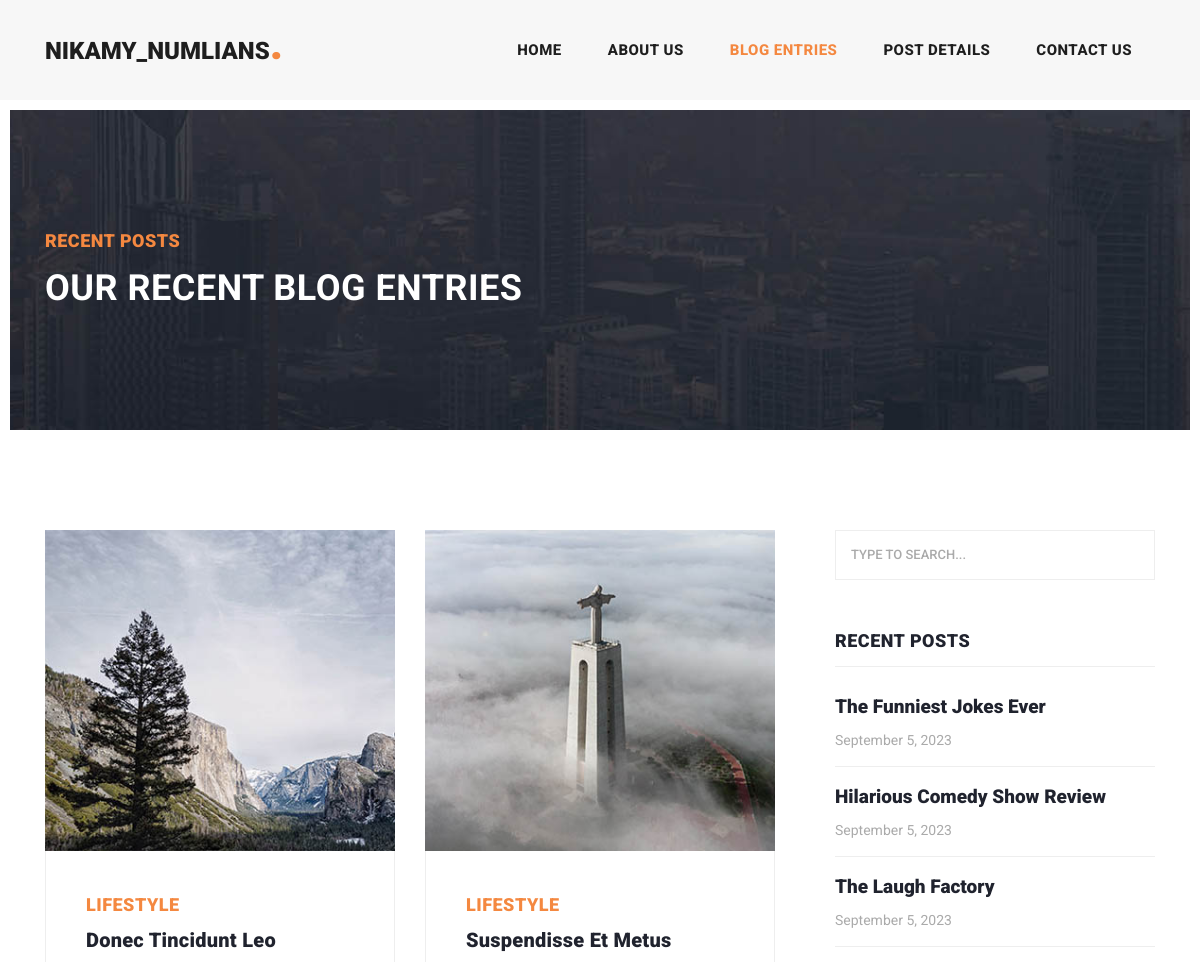
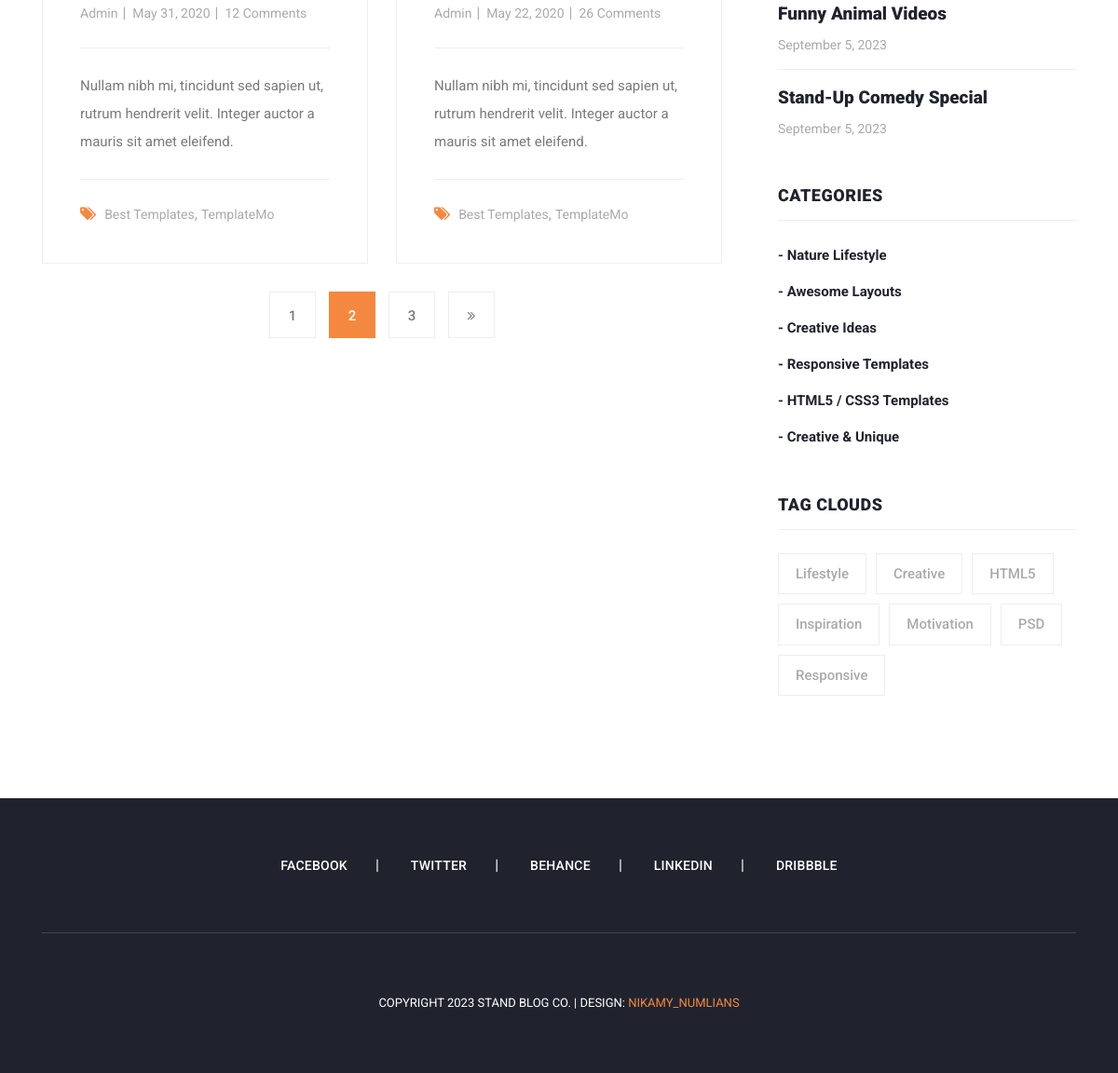
Screenshot of /blog.php with the database file from the repository (2 pictures, top to bottom).
### tables this page shows
CREATE TABLE `posts` (
  `post_id` int(11) NOT NULL,
  `title` varchar(255) NOT NULL,
  `content` text NOT NULL,
  `author_id` int(11) DEFAULT NULL,
  `category` varchar(255) DEFAULT NULL,
  `created_at` timestamp NOT NULL DEFAULT current_timestamp(),
  `updated_at` timestamp NOT NULL DEFAULT current_timestamp() ON UPDATE current_timestamp(),
  `image_url` varchar(255) DEFAULT NULL
);

### blog.php (the view, shortened to what this page needs)
<?php
include('config.php');
$recentPosts = [];
$rs = "SELECT * FROM posts ORDER BY created_at DESC LIMIT 5";
$rse = $conn->query($rs);
if ($rse->num_rows > 0) {
  while ($row = $rse->fetch_assoc()) {
    $recentPosts[] = $row;
  }
}
?>
<!DOCTYPE html>
<html lang="en">
<head>
  <link href="vendor/bootstrap/css/bootstrap.min.css" rel="stylesheet">
  <link rel="stylesheet" href="assets/css/fontawesome.css">
  <link rel="stylesheet" href="assets/css/templatemo-stand-blog.css">
  <link rel="stylesheet" href="assets/css/owl.css">
</head>
<body>
  <header class="">
    <nav class="navbar navbar-expand-lg">
      <div class="container">
        <a class="navbar-brand" href="index.php">
          <h2>Nikamy_Numlians<em>.</em></h2>
        </a>
        <div class="collapse navbar-collapse" id="navbarResponsive">
          <ul class="navbar-nav ml-auto">
            <li class="nav-item">
              <a class="nav-link" href="index.php">Home
              </a>
            </li>
            <li class="nav-item">
              <a class="nav-link" href="about.php">About Us</a>
            </li>
            <li class="nav-item active">
              <a class="nav-link" href="blog.php">Blog Entries</a>
            </li>
            <li class="nav-item">
              <a class="nav-link" href="post-details.php">Post Details</a>
            </li>
            <li class="nav-item">
              <a class="nav-link" href="contact.php">Contact Us</a>
            </li>
          </ul>
        </div>
      </div>
    </nav>
  </header>
  <div class="heading-page header-text">
    <section class="page-heading">
      <div class="container">
        <div class="row">
          <div class="col-lg-12">
            <div class="text-content">
              <h4>Recent Posts</h4>
              <h2>Our Recent Blog Entries</h2>
            </div>
          </div>
        </div>
      </div>
    </section>
  </div>
  <section class="blog-posts grid-system">
    <div class="container">
      <div class="row">
        <div class="col-lg-8">
          <div class="all-blog-posts">
            <div class="row">
<div class="col-lg-6">
  <div class="blog-post">
    <div class="blog-thumb">
      <img src="assets/images/blog-thumb-01.jpg" alt="">
    </div>
    <div class="down-content">
      <span>Lifestyle</span>
      <a href="post-details.php">
        <h4>Donec tincidunt leo</h4>
      </a>
      <ul class="post-info">
        <li><a href="#">Admin</a></li>
        <li><a href="#">May 31, 2020</a></li>
        <li><a href="#">12 Comments</a></li>
      </ul>
      <p>Nullam nibh mi, tincidunt sed sapien ut, rutrum hendrerit velit. Integer auctor a mauris sit amet
        eleifend.</p>
      <div class="post-options">
        <div class="row">
          <div class="col-lg-12">
            <ul class="post-tags">
              <li><i class="fa fa-tags"></i></li>
              <li><a href="#">Best Templates</a>,</li>
              <li><a href="#">TemplateMo</a></li>
            </ul>
          </div>
        </div>
      </div>
    </div>
  </div>
</div>
<div class="col-lg-6">
  <div class="blog-post">
    <div class="blog-thumb">
      <img src="assets/images/blog-thumb-02.jpg" alt="">
    </div>
    <div class="down-content">
      <span>Lifestyle</span>
      <a href="post-details.php">
        <h4>Suspendisse et metus</h4>
      </a>
      <ul class="post-info">
        <li><a href="#">Admin</a></li>
        <li><a href="#">May 22, 2020</a></li>
        <li><a href="#">26 Comments</a></li>
      </ul>
      <p>Nullam nibh mi, tincidunt sed sapien ut, rutrum hendrerit velit. Integer auctor a mauris sit amet
        eleifend.</p>
      <div class="post-options">
        <div class="row">
          <div class="col-lg-12">
            <ul class="post-tags">
              <li><i class="fa fa-tags"></i></li>
              <li><a href="#">Best Templates</a>,</li>
              <li><a href="#">TemplateMo</a></li>
            </ul>
          </div>
        </div>
      </div>
    </div>
  </div>
</div>
              <div class="col-lg-12">
                <ul class="page-numbers">
                  <li><a href="#">1</a></li>
                  <li class="active"><a href="#">2</a></li>
                  <li><a href="#">3</a></li>
                  <li><a href="#"><i class="fa fa-angle-double-right"></i></a></li>
                </ul>
              </div>
            </div>
          </div>
        </div>
        <div class="col-lg-4">
          <div class="sidebar">
            <div class="row">
              <div class="col-lg-12">
                <div class="sidebar-item search">
                  <form id="search_form" name="gs" method="GET" action="#">
                    <input type="text" name="q" class="searchText" placeholder="type to search..." autocomplete="on">
                  </form>
                </div>
              </div>
              <div class="col-lg-12">
                <div class="sidebar-item recent-posts">
                  <div class="sidebar-heading">
                    <h2>Recent Posts</h2>
                  </div>
                  <div class="content">
                    <ul>
                      <?php foreach ($recentPosts as $recentPost): ?>
                        <li>
                          <a href="post-details.php?id=<?php echo $recentPost['post_id']; ?>">
                            <h5>
                              <?php echo $recentPost['title']; ?>
                            </h5>
                            <span>
                              <?php echo date('F j, Y', strtotime($recentPost['created_at'])); ?>
                            </span>
                          </a>
                        </li>
                      <?php endforeach; ?>
                    </ul>
                  </div>
                </div>
              </div>
              <div class="col-lg-12">
                <div class="sidebar-item categories">
                  <div class="sidebar-heading">
                    <h2>Categories</h2>
                  </div>
                  <div class="content">
                    <ul>
                      <li><a href="#">- Nature Lifestyle</a></li>
                      <li><a href="#">- Awesome Layouts</a></li>
                      <li><a href="#">- Creative Ideas</a></li>
                      <li><a href="#">- Responsive Templates</a></li>
                      <li><a href="#">- HTML5 / CSS3 Templates</a></li>
                      <li><a href="#">- Creative &amp; Unique</a></li>
                    </ul>
                  </div>
                </div>
              </div>
              <div class="col-lg-12">
                <div class="sidebar-item tags">
                  <div class="sidebar-heading">
                    <h2>Tag Clouds</h2>
                  </div>
                  <div class="content">
                    <ul>
                      <li><a href="#">Lifestyle</a></li>
                      <li><a href="#">Creative</a></li>
                      <li><a href="#">HTML5</a></li>
                      <li><a href="#">Inspiration</a></li>
                      <li><a href="#">Motivation</a></li>
                      <li><a href="#">PSD</a></li>
                      <li><a href="#">Responsive</a></li>
                    </ul>
                  </div>
                </div>
              </div>
            </div>
          </div>
        </div>
      </div>
    </div>
  </section>
  <footer>
    <div class="container">
      <div class="row">
        <div class="col-lg-12">
          <ul class="social-icons">
            <li><a href="#">Facebook</a></li>
            <li><a href="#">Twitter</a></li>
            <li><a href="#">Behance</a></li>
            <li><a href="#">Linkedin</a></li>
            <li><a href="#">Dribbble</a></li>
          </ul>
        </div>
        <div class="col-lg-12">
          <div class="copyright-text">
            <p>Copyright 2023 Stand Blog Co.
              | Design: <a rel="nofollow" href="" target="_parent">Nikamy_Numlians</a></p>
          </div>
        </div>
      </div>
    </div>
  </footer>
</body>
</html>

### rows the page displays
posts: title "The Funniest Jokes Ever", created_at "September 5, 2023"
posts: title "Hilarious Comedy Show Review", created_at "September 5, 2023"
posts: title "The Laugh Factory", created_at "September 5, 2023"
posts: title "Funny Animal Videos", created_at "September 5, 2023"
posts: title "Stand-Up Comedy Special", created_at "September 5, 2023"
